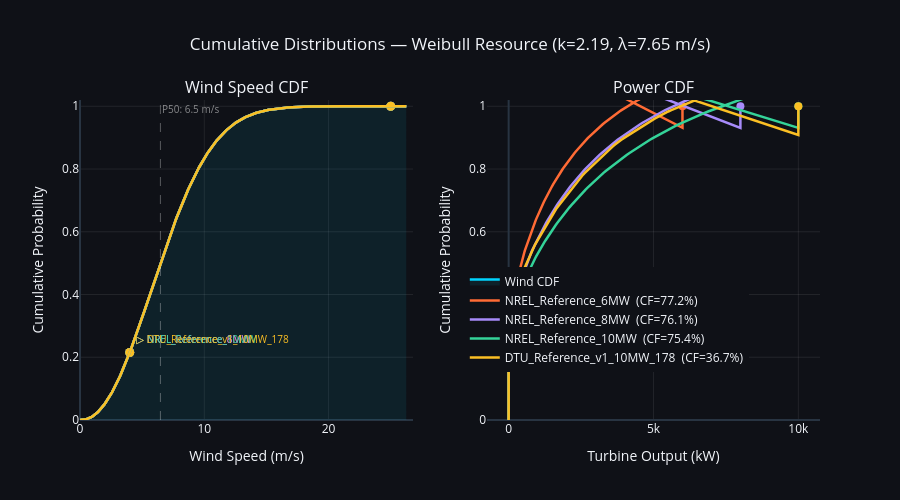

The notebook cell this image was saved under:
### Code cell
resource.plot_cumulative_distributions([turb6, turb8, turb10, turbdtu])
# Need to fix the Power CDF

### Figure 1 — Plotly figure (JSON) as saved in the notebook; plotly's stock layout.template omitted (floating-point values rounded to 4 significant figures; data arrays with more than 128 entries replaced by an {"elided": "..."} marker saying what was removed)
{"data": [{"fill": "tozeroy", "fillcolor": "rgba(0, 212, 255, 0.08)", "line": {"color": "#00d4ff", "width": 2.5}, "mode": "lines", "name": "Wind CDF", "showlegend": true, "type": "scatter", "x": {"elided": "500 float values"}, "xaxis": "x", "y": {"elided": "500 float values"}, "yaxis": "y"}, {"marker": {"color": "#ff6b35", "size": 9, "symbol": "circle"}, "mode": "markers+text", "showlegend": false, "text": ["▷ NREL_Reference_6MW"], "textfont": {"color": "#ff6b35", "size": 10}, "textposition": "top right", "type": "scatter", "x": [4], "xaxis": "x", "y": [0.215], "yaxis": "y"}, {"marker": {"color": "#ff6b35", "size": 9, "symbol": "circle"}, "mode": "markers+text", "showlegend": false, "text": ["◁ NREL_Reference_6MW"], "textfont": {"color": "#ff6b35", "size": 10}, "textposition": "top right", "type": "scatter", "x": [25], "xaxis": "x", "y": [1.0], "yaxis": "y"}, {"marker": {"color": "#a78bfa", "size": 9, "symbol": "circle"}, "mode": "markers+text", "showlegend": false, "text": ["▷ NREL_Reference_8MW"], "textfont": {"color": "#a78bfa", "size": 10}, "textposition": "top right", "type": "scatter", "x": [4], "xaxis": "x", "y": [0.215], "yaxis": "y"}, {"marker": {"color": "#a78bfa", "size": 9, "symbol": "circle"}, "mode": "markers+text", "showlegend": false, "text": ["◁ NREL_Reference_8MW"], "textfont": {"color": "#a78bfa", "size": 10}, "textposition": "top right", "type": "scatter", "x": [25], "xaxis": "x", "y": [1.0], "yaxis": "y"}, {"marker": {"color": "#34d399", "size": 9, "symbol": "circle"}, "mode": "markers+text", "showlegend": false, "text": ["▷ NREL_Reference_10MW"], "textfont": {"color": "#34d399", "size": 10}, "textposition": "top right", "type": "scatter", "x": [4], "xaxis": "x", "y": [0.215], "yaxis": "y"}, {"marker": {"color": "#34d399", "size": 9, "symbol": "circle"}, "mode": "markers+text", "showlegend": false, "text": ["◁ NREL_Reference_10MW"], "textfont": {"color": "#34d399", "size": 10}, "textposition": "top right", "type": "scatter", "x": [25], "xaxis": "x", "y": [1.0], "yaxis": "y"}, {"marker": {"color": "#fbbf24", "size": 9, "symbol": "circle"}, "mode": "markers+text", "showlegend": false, "text": ["▷ DTU_Reference_v1_10MW_178"], "textfont": {"color": "#fbbf24", "size": 10}, "textposition": "top right", "type": "scatter", "x": [4], "xaxis": "x", "y": [0.215], "yaxis": "y"}, {"marker": {"color": "#fbbf24", "size": 9, "symbol": "circle"}, "mode": "markers+text", "showlegend": false, "text": ["◁ DTU_Reference_v1_10MW_178"], "textfont": {"color": "#fbbf24", "size": 10}, "textposition": "top right", "type": "scatter", "x": [25], "xaxis": "x", "y": [1.0], "yaxis": "y"}, {"line": {"color": "#ff6b35", "width": 2.5}, "mode": "lines", "showlegend": false, "type": "scatter", "x": {"elided": "500 float values"}, "xaxis": "x", "y": {"elided": "500 float values"}, "yaxis": "y"}, {"line": {"color": "#ff6b35", "width": 2.5}, "mode": "lines", "name": "NREL_Reference_6MW  (CF=77.2%)", "type": "scatter", "x": {"elided": "504 float values"}, "xaxis": "x2", "y": {"elided": "504 float values"}, "yaxis": "y2"}, {"marker": {"color": "#ff6b35", "size": 8, "symbol": "circle"}, "mode": "markers", "showlegend": false, "type": "scatter", "x": [0, 6000], "xaxis": "x2", "y": [0.215, 1], "yaxis": "y2"}, {"line": {"color": "#a78bfa", "width": 2.5}, "mode": "lines", "showlegend": false, "type": "scatter", "x": {"elided": "500 float values"}, "xaxis": "x", "y": {"elided": "500 float values"}, "yaxis": "y"}, {"line": {"color": "#a78bfa", "width": 2.5}, "mode": "lines", "name": "NREL_Reference_8MW  (CF=76.1%)", "type": "scatter", "x": {"elided": "504 float values"}, "xaxis": "x2", "y": {"elided": "504 float values"}, "yaxis": "y2"}, {"marker": {"color": "#a78bfa", "size": 8, "symbol": "circle"}, "mode": "markers", "showlegend": false, "type": "scatter", "x": [0, 8000], "xaxis": "x2", "y": [0.215, 1], "yaxis": "y2"}, {"line": {"color": "#34d399", "width": 2.5}, "mode": "lines", "showlegend": false, "type": "scatter", "x": {"elided": "500 float values"}, "xaxis": "x", "y": {"elided": "500 float values"}, "yaxis": "y"}, {"line": {"color": "#34d399", "width": 2.5}, "mode": "lines", "name": "NREL_Reference_10MW  (CF=75.4%)", "type": "scatter", "x": {"elided": "504 float values"}, "xaxis": "x2", "y": {"elided": "504 float values"}, "yaxis": "y2"}, {"marker": {"color": "#34d399", "size": 8, "symbol": "circle"}, "mode": "markers", "showlegend": false, "type": "scatter", "x": [0, 10000], "xaxis": "x2", "y": [0.215, 1], "yaxis": "y2"}, {"line": {"color": "#fbbf24", "width": 2.5}, "mode": "lines", "showlegend": false, "type": "scatter", "x": {"elided": "500 float values"}, "xaxis": "x", "y": {"elided": "500 float values"}, "yaxis": "y"}, {"line": {"color": "#fbbf24", "width": 2.5}, "mode": "lines", "name": "DTU_Reference_v1_10MW_178  (CF=36.7%)", "type": "scatter", "x": {"elided": "504 float values"}, "xaxis": "x2", "y": {"elided": "504 float values"}, "yaxis": "y2"}, {"marker": {"color": "#fbbf24", "size": 8, "symbol": "circle"}, "mode": "markers", "showlegend": false, "type": "scatter", "x": [0, 10000], "xaxis": "x2", "y": [0.215, 1], "yaxis": "y2"}], "layout": {"annotations": [{"font": {"size": 16}, "showarrow": false, "text": "Wind Speed CDF", "x": 0.225, "xanchor": "center", "xref": "paper", "y": 1, "yanchor": "bottom", "yref": "paper"}, {"font": {"size": 16}, "showarrow": false, "text": "Power CDF", "x": 0.775, "xanchor": "center", "xref": "paper", "y": 1, "yanchor": "bottom", "yref": "paper"}, {"font": {"color": "rgba(255,255,255,0.5)", "size": 10}, "showarrow": false, "text": "P50: 6.5 m/s", "x": 6.469, "xanchor": "left", "xref": "x", "y": 1, "yanchor": "top", "yref": "y domain"}], "height": 500, "hovermode": "x unified", "legend": {"x": 0.52, "y": 0.15}, "paper_bgcolor": "#0f1117", "plot_bgcolor": "#0f1117", "shapes": [{"line": {"color": "rgba(255,255,255,0.3)", "dash": "dash", "width": 1}, "type": "line", "x0": 6.469, "x1": 6.469, "xref": "x", "y0": 0, "y1": 1, "yref": "y domain"}], "title": {"text": "Cumulative Distributions — Weibull Resource (k=2.19, λ=7.65 m/s)", "x": 0.5}, "xaxis": {"anchor": "y", "domain": [0, 0.45], "gridcolor": "rgba(255,255,255,0.08)", "showgrid": true, "title": {"text": "Wind Speed (m/s)"}}, "xaxis2": {"anchor": "y2", "domain": [0.55, 1], "gridcolor": "rgba(255,255,255,0.08)", "showgrid": true, "title": {"text": "Turbine Output (kW)"}}, "yaxis": {"anchor": "x", "domain": [0, 1], "gridcolor": "rgba(255,255,255,0.08)", "range": [0, 1.02], "showgrid": true, "title": {"text": "Cumulative Probability"}}, "yaxis2": {"anchor": "x2", "domain": [0, 1], "gridcolor": "rgba(255,255,255,0.08)", "range": [0, 1.02], "showgrid": true, "title": {"text": "Cumulative Probability"}}}}
